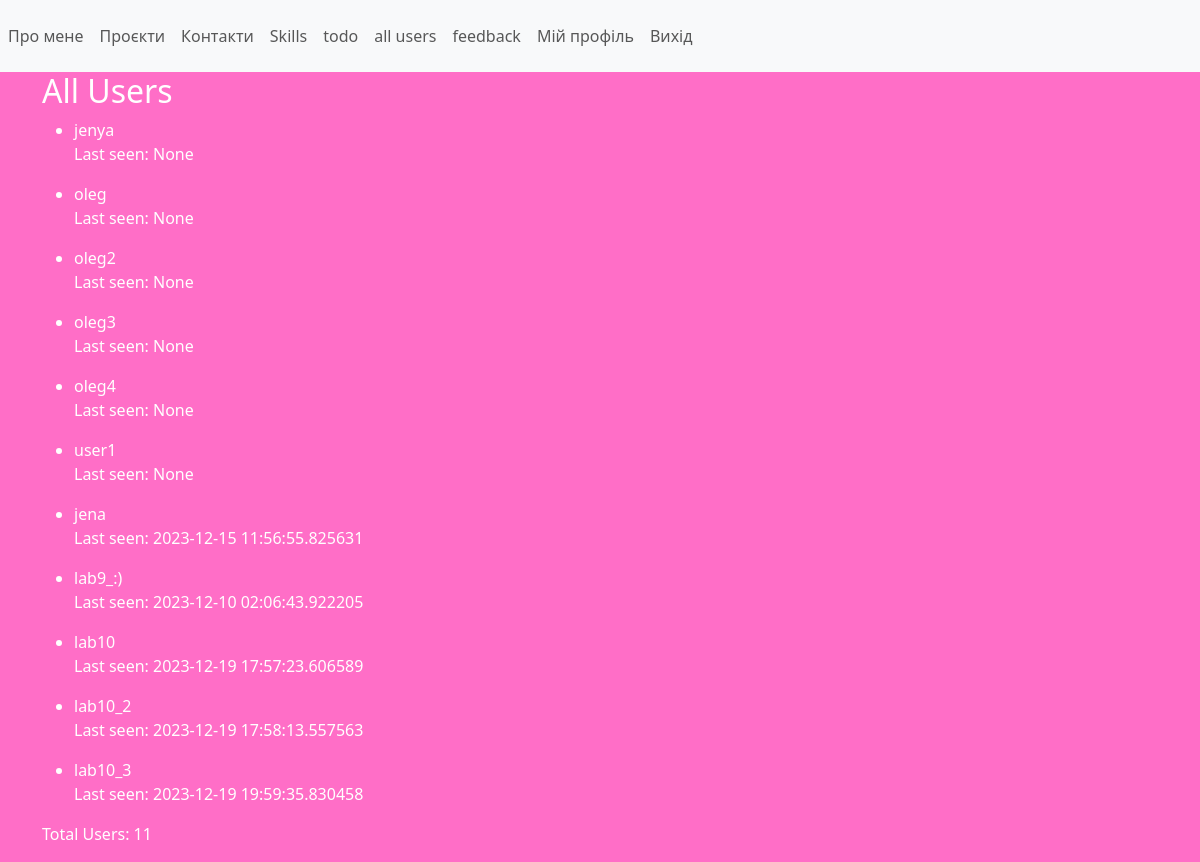
Screenshot of /users (signed in) with the database file from the repository.
### app/models.py (models this page shows, shortened)
class User(UserMixin, db.Model):
    id = db.Column(db.Integer, primary_key=True)
    username = db.Column(db.String(50), unique=True, nullable=False)
    email = db.Column(db.String(120), unique=True, nullable=False)
    password_hash = db.Column(db.String(128), nullable=False)
    image_file = db.Column(db.String(20), server_default='default.jpg', nullable=False)
    about_me = db.Column(db.String(140))
    last_seen = db.Column(db.DateTime, default=datetime.utcnow)

### app/accounting/views.py (the view)
@accounting_bp.route('/users')
def users():
    users = User.query.all()
    return render_template('users.html', users=users, navigation=navigation)

### app/accounting/views.py (called while the page is built)
@accounting_bp.after_request
def after_request(response):
    if current_user.is_authenticated:
        current_user.last_seen = datetime.now()
        try:
            db.session.commit()
        except:
            flash('Error while updating user last seen!', 'danger')
    return response

### app/models.py (called while the page is built)
@login_manager.user_loader
def load_user(user_id):
    return User.query.get(int(user_id))

### app/accounting/templates/users.html
{% extends "base.html" %}
{% block content %}
<h2>All Users</h2>
{% if users %}
<ul>
    {% for user in users %}
    <li>{{ user.username }}</li>
    <p>Last seen: {{ user.last_seen }}</p>
    {% endfor %}
</ul>
<p>Total Users: {{ users|length }}</p>
{% else %}
<p>No registered users.</p>
{% endif %}
{% endblock %}

### app/static/css/styles.css (style rules this page uses)
body { background-color: #ff6ec7; color: #fff; }
h1, h2, h3, h4, h5, h6 { animation: pulse 2s infinite; }

### rows the page displays
User: username "jenya", last_seen "None"
User: username "oleg", last_seen "None"
User: username "oleg2", last_seen "None"
User: username "oleg3", last_seen "None"
User: username "oleg4", last_seen "None"
User: username "user1", last_seen "None"
User: username "jena", last_seen "2023-12-15 11:56:55.825631"
User: username "lab9_:)", last_seen "2023-12-10 02:06:43.922205"
User: username "lab10", last_seen "2023-12-19 17:57:23.606589"
User: username "lab10_2", last_seen "2023-12-19 17:58:13.557563"
User: username "lab10_3", last_seen "2023-12-19 19:59:35.830458"

### other values shown
{{ page }} "Про мене" "Проєкти" "Контакти" "Skills" "todo" "all users" "feedback"
{{ users|length }} "11"
